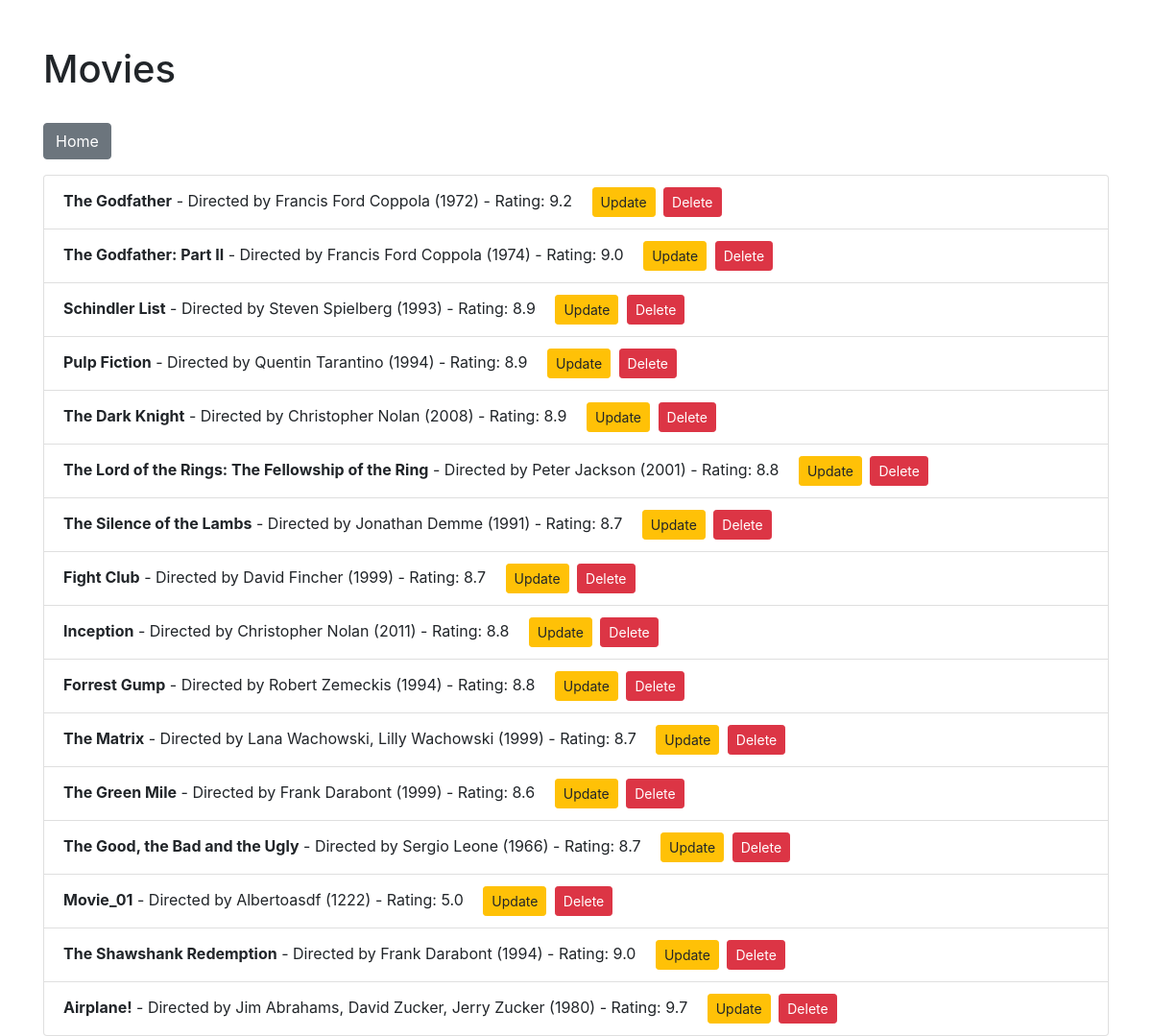
The app's page /users/movies with its own data.
### models.py (models this page shows)
class Movie(db.Model):
    movie_id = db.Column(db.Integer, primary_key=True)
    name = db.Column(db.String(120), nullable=False)
    director = db.Column(db.String(120), nullable=False)
    year = db.Column(db.Integer, nullable=False)
    rating = db.Column(db.Float, nullable=False)
    user_id = db.Column(db.Integer, db.ForeignKey('user.user_id'), nullable=False)

### app.py (the view)
@app.route('/users/movies')
def user_movies():
    user_id = request.args.get('user_id')
    if user_id:
        movies = Movie.query.filter_by(user_id=user_id).all()
    else:
        movies = Movie.query.all()
    return render_template('movies.html', movies=movies)

### templates/movies.html (shortened to what this page needs)
<!DOCTYPE html>
<html lang="en">
<head>
    <link rel="stylesheet" href="https://stackpath.bootstrapcdn.com/bootstrap/4.5.2/css/bootstrap.min.css">
</head>
<body>
    <div class="container">
        <h1 class="mt-5">Movies</h1>
        <div class="mt-3">
            <a href="{{ url_for('home') }}" class="btn btn-secondary mt-3">Home</a>
        </div>
        <ul class="list-group mt-3">
            {% for movie in movies %}
                <li class="list-group-item">
                    <strong>{{ movie.name }}</strong> - Directed by {{ movie.director }} ({{ movie.year }}) - Rating: {{ movie.rating }}
                    <a href="{{ url_for('update_movie', user_id=movie.user_id, movie_id=movie.movie_id) }}" class="btn btn-warning btn-sm ml-3">Update</a>
                    <a href="{{ url_for('delete_movie', user_id=movie.user_id, movie_id=movie.movie_id) }}" class="btn btn-danger btn-sm ml-1">Delete</a>
                </li>
            {% endfor %}
        </ul>
    </div>
</body>
</html>

### records on screen
Movie: name "The Godfather", director "Francis Ford Coppola", year "1972", rating "9.2"
Movie: name "The Godfather: Part II", director "Francis Ford Coppola", year "1974", rating "9.0"
Movie: name "Schindler List", director "Steven Spielberg", year "1993", rating "8.9"
Movie: name "Pulp Fiction", director "Quentin Tarantino", year "1994", rating "8.9"
Movie: name "The Dark Knight", director "Christopher Nolan", year "2008", rating "8.9"
Movie: name "The Lord of the Rings: The Fellowship of the Ring", director "Peter Jackson", year "2001", rating "8.8"
Movie: name "The Silence of the Lambs", director "Jonathan Demme", year "1991", rating "8.7"
Movie: name "Fight Club", director "David Fincher", year "1999", rating "8.7"
Movie: name "Inception", director "Christopher Nolan", year "2011", rating "8.8"
Movie: name "Forrest Gump", director "Robert Zemeckis", year "1994", rating "8.8"
Movie: name "The Matrix", director "Lana Wachowski, Lilly Wachowski", year "1999", rating "8.7"
Movie: name "The Green Mile", director "Frank Darabont", year "1999", rating "8.6"
Movie: name "The Good, the Bad and the Ugly", director "Sergio Leone", year "1966", rating "8.7"
Movie: name "Movie_01", director "Albertoasdf", year "1222", rating "5.0"
Movie: name "The Shawshank Redemption", director "Frank Darabont", year "1994", rating "9.0"
Movie: name "Airplane!", director "Jim Abrahams, David Zucker, Jerry Zucker", year "1980", rating "9.7"
